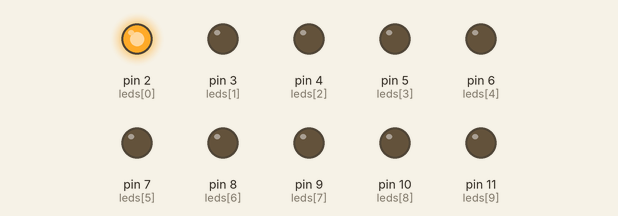
The sketch below on a simulated Arduino Uno, built with avr-gcc and run on an emulated ATmega328P. Parts: output pins drawn as LEDs (lit = HIGH). What the sketch prints to the serial monitor is not drawn.

Above: at 0.05 s.
At 0.85 s:
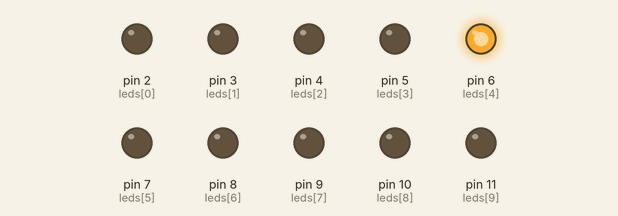
At 1.45 s:
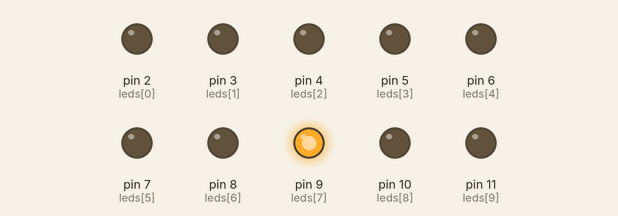
At 2.05 s:
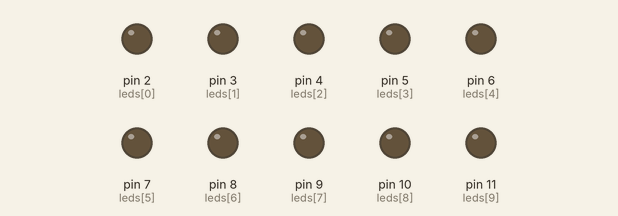
At 3.45 s:
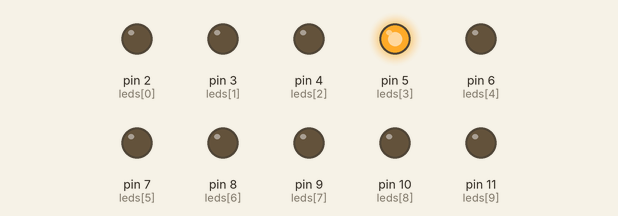
At 5.05 s:
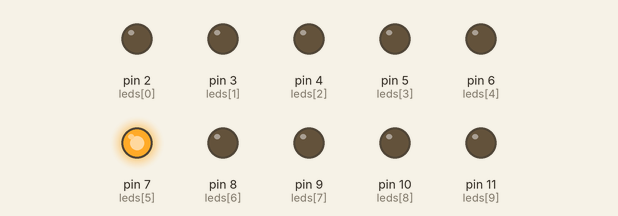
Timing chart, 0 to 5.3 s (numbered marks = the images above):
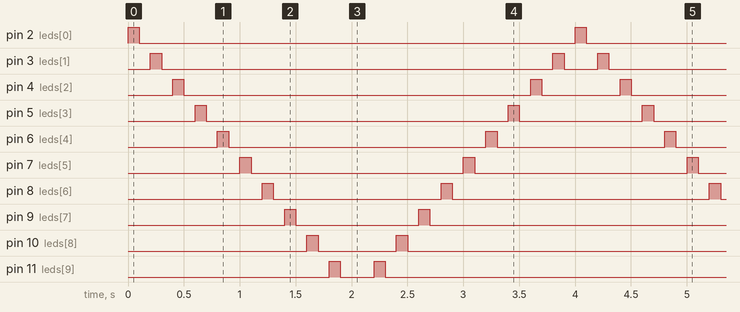

The sketch:

10LEDfun.ino
```cpp
// 10 LED fun
// Gavin's Code for the 10 LED fun
int leds[] = {2, 3, 4, 5, 6, 7, 8, 9, 10, 11};
int sleepTime = 100;

void rightToLeft() {
  // Lights up LEDs from right to left
  for (int i = 0; i < 10; i++) {
    // Counts 0 to 9

    Serial.print(i);

    digitalWrite(leds[i], HIGH);
    delay(sleepTime);

    digitalWrite(leds[i], LOW);
    delay(sleepTime);
  }
}

void leftToRight() {
  // Lights up LEDs from right to left
  for (int j = 10; j > 0; j--) {
    // Counts 9 to 0

    Serial.print(j);

    digitalWrite(leds[j], HIGH);
    delay(sleepTime);

    digitalWrite(leds[j], LOW);
    delay(sleepTime);
  }
}

void setup() {
  Serial.begin(9600);
  for (int a = 0; a < 10; a++) {
  	pinMode(leds[a], OUTPUT);
    // Set pin modes
  }
}

void loop() {
  	rightToLeft();
  	leftToRight();
}
```

Measured:
- by itself, pin 2 (leds[0]): alternates HIGH for 0.10 s and LOW for 3.9 s
- by itself, pin 3 (leds[1]): repeats every 4.0 s: LOW 3.5 s, HIGH 0.10 s, LOW 0.30 s, HIGH 0.10 s
- by itself, pin 4 (leds[2]): repeats every 4.0 s: LOW 3.1 s, HIGH 0.10 s, LOW 0.70 s, HIGH 0.10 s
- by itself, pin 5 (leds[3]): repeats every 4.0 s: LOW 2.7 s, HIGH 0.10 s, LOW 1.1 s, HIGH 0.10 s
- by itself, pin 6 (leds[4]): repeats every 4.0 s: LOW 2.3 s, HIGH 0.10 s, LOW 1.5 s, HIGH 0.10 s
- by itself, pin 7 (leds[5]): alternates HIGH for 0.10 s and LOW for 1.9 s
- by itself, pin 8 (leds[6]): repeats every 4.0 s: LOW 1.5 s, HIGH 0.10 s, LOW 2.3 s, HIGH 0.10 s
- by itself, pin 9 (leds[7]): repeats every 4.0 s: LOW 1.1 s, HIGH 0.10 s, LOW 2.7 s, HIGH 0.10 s
